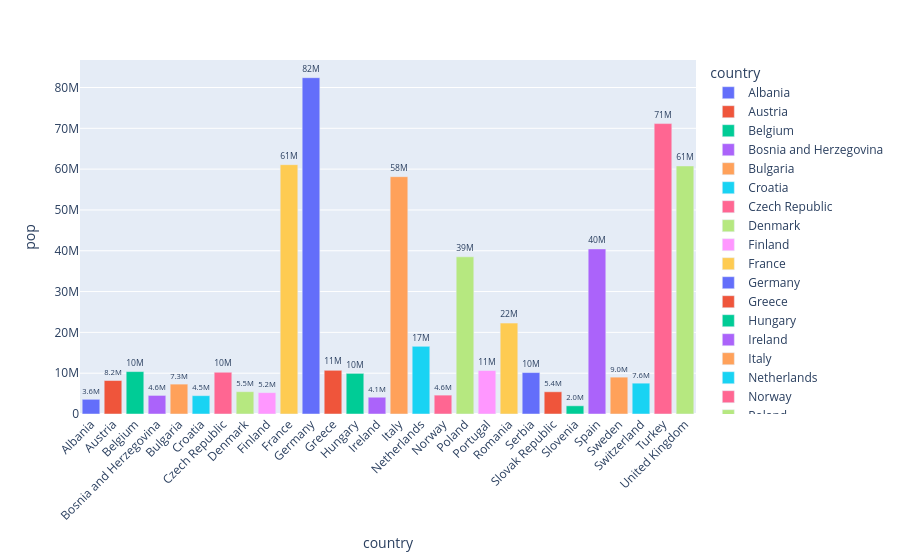

Notebook cell for this chart:
### Code cell
fig = px.bar(df_europe, y='pop', x='country', text='pop', color='country')

fig.update_traces(
    #texttemplate="%{text:.2f}", khó nhìn
    texttemplate="%{text:.2s}",
    textposition="outside"
)

# uniformtext_mode='hide':hide the text if it won't fit
fig.update_layout(uniformtext_minsize=8)

# Rotate labels 45 degrees
fig.update_layout(xaxis_tickangle=-45)

### Figure 1 — Plotly figure (JSON) as saved in the notebook; plotly's stock layout.template omitted (floating-point values rounded to 4 significant figures)
{"data": [{"hovertemplate": "country=%{x}<br>pop=%{text}<extra></extra>", "legendgroup": "Albania", "marker": {"color": "#636efa", "pattern": {"shape": ""}}, "name": "Albania", "orientation": "v", "showlegend": true, "text": [3601000.0], "textposition": "outside", "texttemplate": "%{text:.2s}", "type": "bar", "x": ["Albania"], "xaxis": "x", "y": [3600523], "yaxis": "y"}, {"hovertemplate": "country=%{x}<br>pop=%{text}<extra></extra>", "legendgroup": "Austria", "marker": {"color": "#EF553B", "pattern": {"shape": ""}}, "name": "Austria", "orientation": "v", "showlegend": true, "text": [8200000.0], "textposition": "outside", "texttemplate": "%{text:.2s}", "type": "bar", "x": ["Austria"], "xaxis": "x", "y": [8199783], "yaxis": "y"}, {"hovertemplate": "country=%{x}<br>pop=%{text}<extra></extra>", "legendgroup": "Belgium", "marker": {"color": "#00cc96", "pattern": {"shape": ""}}, "name": "Belgium", "orientation": "v", "showlegend": true, "text": [10390000.0], "textposition": "outside", "texttemplate": "%{text:.2s}", "type": "bar", "x": ["Belgium"], "xaxis": "x", "y": [10392226], "yaxis": "y"}, {"hovertemplate": "country=%{x}<br>pop=%{text}<extra></extra>", "legendgroup": "Bosnia and Herzegovina", "marker": {"color": "#ab63fa", "pattern": {"shape": ""}}, "name": "Bosnia and Herzegovina", "orientation": "v", "showlegend": true, "text": [4552000.0], "textposition": "outside", "texttemplate": "%{text:.2s}", "type": "bar", "x": ["Bosnia and Herzegovina"], "xaxis": "x", "y": [4552198], "yaxis": "y"}, {"hovertemplate": "country=%{x}<br>pop=%{text}<extra></extra>", "legendgroup": "Bulgaria", "marker": {"color": "#FFA15A", "pattern": {"shape": ""}}, "name": "Bulgaria", "orientation": "v", "showlegend": true, "text": [7323000.0], "textposition": "outside", "texttemplate": "%{text:.2s}", "type": "bar", "x": ["Bulgaria"], "xaxis": "x", "y": [7322858], "yaxis": "y"}, {"hovertemplate": "country=%{x}<br>pop=%{text}<extra></extra>", "legendgroup": "Croatia", "marker": {"color": "#19d3f3", "pattern": {"shape": ""}}, "name": "Croatia", "orientation": "v", "showlegend": true, "text": [4493000.0], "textposition": "outside", "texttemplate": "%{text:.2s}", "type": "bar", "x": ["Croatia"], "xaxis": "x", "y": [4493312], "yaxis": "y"}, {"hovertemplate": "country=%{x}<br>pop=%{text}<extra></extra>", "legendgroup": "Czech Republic", "marker": {"color": "#FF6692", "pattern": {"shape": ""}}, "name": "Czech Republic", "orientation": "v", "showlegend": true, "text": [10230000.0], "textposition": "outside", "texttemplate": "%{text:.2s}", "type": "bar", "x": ["Czech Republic"], "xaxis": "x", "y": [10228744], "yaxis": "y"}, {"hovertemplate": "country=%{x}<br>pop=%{text}<extra></extra>", "legendgroup": "Denmark", "marker": {"color": "#B6E880", "pattern": {"shape": ""}}, "name": "Denmark", "orientation": "v", "showlegend": true, "text": [5468000.0], "textposition": "outside", "texttemplate": "%{text:.2s}", "type": "bar", "x": ["Denmark"], "xaxis": "x", "y": [5468120], "yaxis": "y"}, {"hovertemplate": "country=%{x}<br>pop=%{text}<extra></extra>", "legendgroup": "Finland", "marker": {"color": "#FF97FF", "pattern": {"shape": ""}}, "name": "Finland", "orientation": "v", "showlegend": true, "text": [5238000.0], "textposition": "outside", "texttemplate": "%{text:.2s}", "type": "bar", "x": ["Finland"], "xaxis": "x", "y": [5238460], "yaxis": "y"}, {"hovertemplate": "country=%{x}<br>pop=%{text}<extra></extra>", "legendgroup": "France", "marker": {"color": "#FECB52", "pattern": {"shape": ""}}, "name": "France", "orientation": "v", "showlegend": true, "text": [61080000.0], "textposition": "outside", "texttemplate": "%{text:.2s}", "type": "bar", "x": ["France"], "xaxis": "x", "y": [61083916], "yaxis": "y"}, {"hovertemplate": "country=%{x}<br>pop=%{text}<extra></extra>", "legendgroup": "Germany", "marker": {"color": "#636efa", "pattern": {"shape": ""}}, "name": "Germany", "orientation": "v", "showlegend": true, "text": [82400000.0], "textposition": "outside", "texttemplate": "%{text:.2s}", "type": "bar", "x": ["Germany"], "xaxis": "x", "y": [82400996], "yaxis": "y"}, {"hovertemplate": "country=%{x}<br>pop=%{text}<extra></extra>", "legendgroup": "Greece", "marker": {"color": "#EF553B", "pattern": {"shape": ""}}, "name": "Greece", "orientation": "v", "showlegend": true, "text": [10710000.0], "textposition": "outside", "texttemplate": "%{text:.2s}", "type": "bar", "x": ["Greece"], "xaxis": "x", "y": [10706290], "yaxis": "y"}, {"hovertemplate": "country=%{x}<br>pop=%{text}<extra></extra>", "legendgroup": "Hungary", "marker": {"color": "#00cc96", "pattern": {"shape": ""}}, "name": "Hungary", "orientation": "v", "showlegend": true, "text": [9956000.0], "textposition": "outside", "texttemplate": "%{text:.2s}", "type": "bar", "x": ["Hungary"], "xaxis": "x", "y": [9956108], "yaxis": "y"}, {"hovertemplate": "country=%{x}<br>pop=%{text}<extra></extra>", "legendgroup": "Ireland", "marker": {"color": "#ab63fa", "pattern": {"shape": ""}}, "name": "Ireland", "orientation": "v", "showlegend": true, "text": [4109000.0], "textposition": "outside", "texttemplate": "%{text:.2s}", "type": "bar", "x": ["Ireland"], "xaxis": "x", "y": [4109086], "yaxis": "y"}, {"hovertemplate": "country=%{x}<br>pop=%{text}<extra></extra>", "legendgroup": "Italy", "marker": {"color": "#FFA15A", "pattern": {"shape": ""}}, "name": "Italy", "orientation": "v", "showlegend": true, "text": [58150000.0], "textposition": "outside", "texttemplate": "%{text:.2s}", "type": "bar", "x": ["Italy"], "xaxis": "x", "y": [58147733], "yaxis": "y"}, {"hovertemplate": "country=%{x}<br>pop=%{text}<extra></extra>", "legendgroup": "Netherlands", "marker": {"color": "#19d3f3", "pattern": {"shape": ""}}, "name": "Netherlands", "orientation": "v", "showlegend": true, "text": [16570000.0], "textposition": "outside", "texttemplate": "%{text:.2s}", "type": "bar", "x": ["Netherlands"], "xaxis": "x", "y": [16570613], "yaxis": "y"}, {"hovertemplate": "country=%{x}<br>pop=%{text}<extra></extra>", "legendgroup": "Norway", "marker": {"color": "#FF6692", "pattern": {"shape": ""}}, "name": "Norway", "orientation": "v", "showlegend": true, "text": [4628000.0], "textposition": "outside", "texttemplate": "%{text:.2s}", "type": "bar", "x": ["Norway"], "xaxis": "x", "y": [4627926], "yaxis": "y"}, {"hovertemplate": "country=%{x}<br>pop=%{text}<extra></extra>", "legendgroup": "Poland", "marker": {"color": "#B6E880", "pattern": {"shape": ""}}, "name": "Poland", "orientation": "v", "showlegend": true, "text": [38520000.0], "textposition": "outside", "texttemplate": "%{text:.2s}", "type": "bar", "x": ["Poland"], "xaxis": "x", "y": [38518241], "yaxis": "y"}, {"hovertemplate": "country=%{x}<br>pop=%{text}<extra></extra>", "legendgroup": "Portugal", "marker": {"color": "#FF97FF", "pattern": {"shape": ""}}, "name": "Portugal", "orientation": "v", "showlegend": true, "text": [10640000.0], "textposition": "outside", "texttemplate": "%{text:.2s}", "type": "bar", "x": ["Portugal"], "xaxis": "x", "y": [10642836], "yaxis": "y"}, {"hovertemplate": "country=%{x}<br>pop=%{text}<extra></extra>", "legendgroup": "Romania", "marker": {"color": "#FECB52", "pattern": {"shape": ""}}, "name": "Romania", "orientation": "v", "showlegend": true, "text": [22280000.0], "textposition": "outside", "texttemplate": "%{text:.2s}", "type": "bar", "x": ["Romania"], "xaxis": "x", "y": [22276056], "yaxis": "y"}, {"hovertemplate": "country=%{x}<br>pop=%{text}<extra></extra>", "legendgroup": "Serbia", "marker": {"color": "#636efa", "pattern": {"shape": ""}}, "name": "Serbia", "orientation": "v", "showlegend": true, "text": [10150000.0], "textposition": "outside", "texttemplate": "%{text:.2s}", "type": "bar", "x": ["Serbia"], "xaxis": "x", "y": [10150265], "yaxis": "y"}, {"hovertemplate": "country=%{x}<br>pop=%{text}<extra></extra>", "legendgroup": "Slovak Republic", "marker": {"color": "#EF553B", "pattern": {"shape": ""}}, "name": "Slovak Republic", "orientation": "v", "showlegend": true, "text": [5448000.0], "textposition": "outside", "texttemplate": "%{text:.2s}", "type": "bar", "x": ["Slovak Republic"], "xaxis": "x", "y": [5447502], "yaxis": "y"}, {"hovertemplate": "country=%{x}<br>pop=%{text}<extra></extra>", "legendgroup": "Slovenia", "marker": {"color": "#00cc96", "pattern": {"shape": ""}}, "name": "Slovenia", "orientation": "v", "showlegend": true, "text": [2009000.0], "textposition": "outside", "texttemplate": "%{text:.2s}", "type": "bar", "x": ["Slovenia"], "xaxis": "x", "y": [2009245], "yaxis": "y"}, {"hovertemplate": "country=%{x}<br>pop=%{text}<extra></extra>", "legendgroup": "Spain", "marker": {"color": "#ab63fa", "pattern": {"shape": ""}}, "name": "Spain", "orientation": "v", "showlegend": true, "text": [40450000.0], "textposition": "outside", "texttemplate": "%{text:.2s}", "type": "bar", "x": ["Spain"], "xaxis": "x", "y": [40448191], "yaxis": "y"}, {"hovertemplate": "country=%{x}<br>pop=%{text}<extra></extra>", "legendgroup": "Sweden", "marker": {"color": "#FFA15A", "pattern": {"shape": ""}}, "name": "Sweden", "orientation": "v", "showlegend": true, "text": [9031000.0], "textposition": "outside", "texttemplate": "%{text:.2s}", "type": "bar", "x": ["Sweden"], "xaxis": "x", "y": [9031088], "yaxis": "y"}, {"hovertemplate": "country=%{x}<br>pop=%{text}<extra></extra>", "legendgroup": "Switzerland", "marker": {"color": "#19d3f3", "pattern": {"shape": ""}}, "name": "Switzerland", "orientation": "v", "showlegend": true, "text": [7555000.0], "textposition": "outside", "texttemplate": "%{text:.2s}", "type": "bar", "x": ["Switzerland"], "xaxis": "x", "y": [7554661], "yaxis": "y"}, {"hovertemplate": "country=%{x}<br>pop=%{text}<extra></extra>", "legendgroup": "Turkey", "marker": {"color": "#FF6692", "pattern": {"shape": ""}}, "name": "Turkey", "orientation": "v", "showlegend": true, "text": [71160000.0], "textposition": "outside", "texttemplate": "%{text:.2s}", "type": "bar", "x": ["Turkey"], "xaxis": "x", "y": [71158647], "yaxis": "y"}, {"hovertemplate": "country=%{x}<br>pop=%{text}<extra></extra>", "legendgroup": "United Kingdom", "marker": {"color": "#B6E880", "pattern": {"shape": ""}}, "name": "United Kingdom", "orientation": "v", "showlegend": true, "text": [60780000.0], "textposition": "outside", "texttemplate": "%{text:.2s}", "type": "bar", "x": ["United Kingdom"], "xaxis": "x", "y": [60776238], "yaxis": "y"}], "layout": {"barmode": "relative", "legend": {"title": {"text": "country"}, "tracegroupgap": 0}, "margin": {"t": 60}, "uniformtext": {"minsize": 8}, "xaxis": {"anchor": "y", "categoryarray": ["Albania", "Austria", "Belgium", "Bosnia and Herzegovina", "Bulgaria", "Croatia", "Czech Republic", "Denmark", "Finland", "France", "Germany", "Greece", "Hungary", "Ireland", "Italy", "Netherlands", "Norway", "Poland", "Portugal", "Romania", "Serbia", "Slovak Republic", "Slovenia", "Spain", "Sweden", "Switzerland", "Turkey", "United Kingdom"], "categoryorder": "array", "domain": [0, 1], "tickangle": -45, "title": {"text": "country"}}, "yaxis": {"anchor": "x", "domain": [0, 1], "title": {"text": "pop"}}}}
